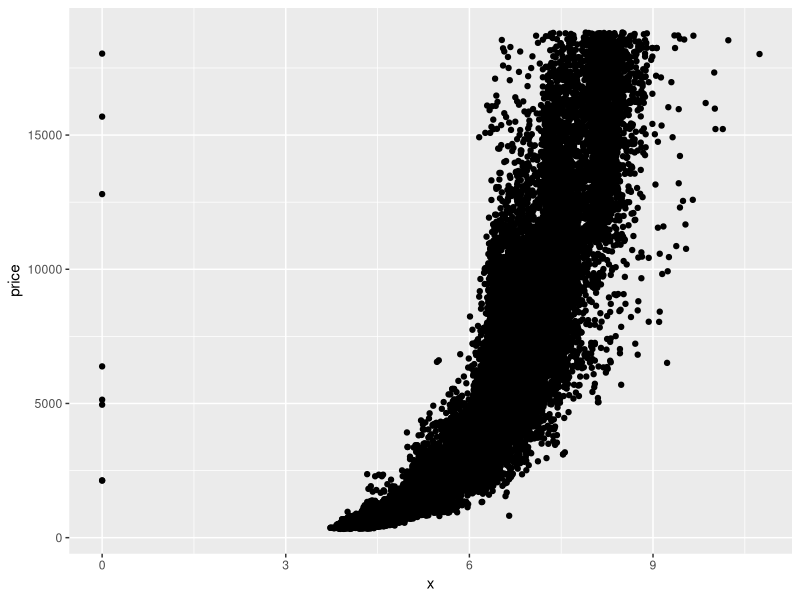
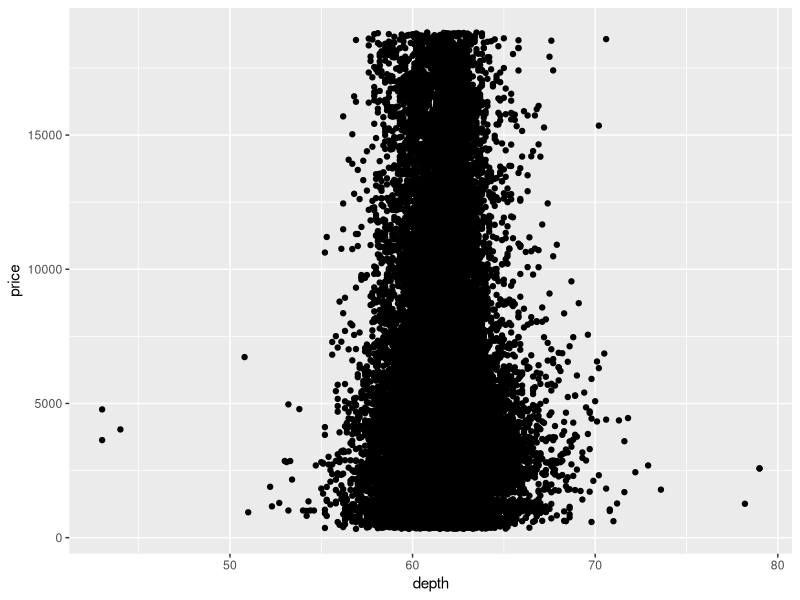
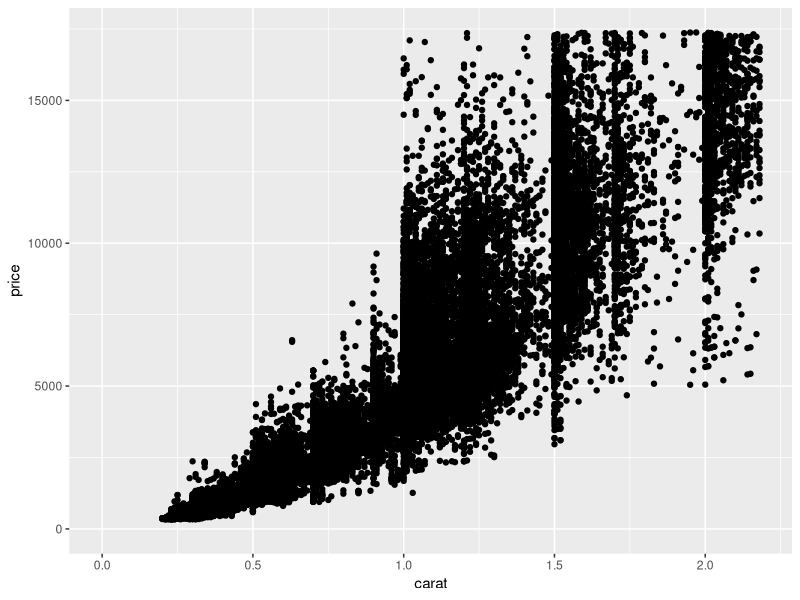
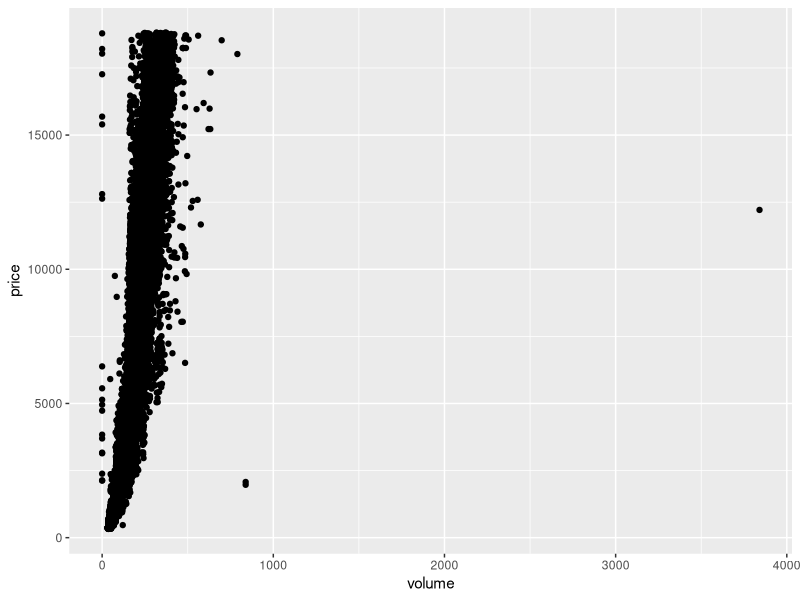
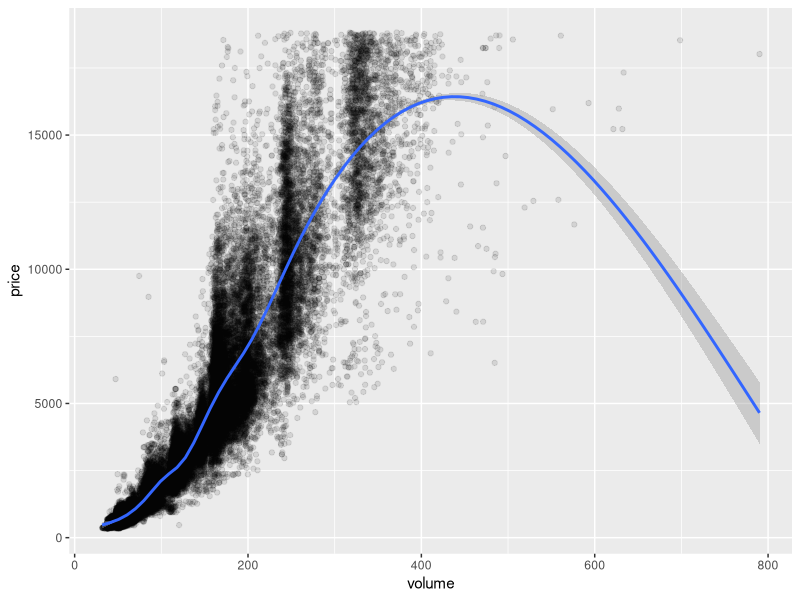

R code for these plots, in order: (Note: this script raises an error after producing the figures.)
library(ggplot2)
library(magrittr)
library(dplyr)
data(diamonds)

# Scatter plot of price vs. x
ggplot(aes(x = x, y = price), data = diamonds) +
    geom_point()

cor(diamonds$price, diamonds$x)
cor(diamonds$price, diamonds$y)
cor(diamonds$price, diamonds$z)

# Scatter plot of price vs. depth
ggplot(aes(x = depth, y = price), data = diamonds) +
    geom_point()

min(diamonds$depth)
max(diamonds$depth)
cor(diamonds$depth, diamonds$price)

# Scatter plot of price vs. carat without top 1% of both values
ggplot(aes(x = carat, y = price), data = diamonds) + 
    geom_point() +
    xlim(0,quantile(diamonds$carat,0.99)) +
    ylim(0,quantile(diamonds$price,0.99))

# Scatter plot of price vs. volume
ggplot(aes(x = (x*y*z), y = price), data = diamonds) + 
    geom_point() +
    xlab("volume")

diamonds %<>% mutate(volume = x*y*z)
with(diamonds %>% filter(volume > 0 & volume < 800), cor(price, volume))

# Adjust above to exclude outliers and add linear fit
ggplot(aes(x = volume, y = price), data = diamonds %>% filter(volume > 0 & volume < 800)) +
    geom_point(alpha = 0.1) +
    geom_smooth()

# Create data frame diamondsByClarity
# suppressMessages(library(ggplot2))
# suppressMessages(library(dplyr))
# data(diamonds)

diamondsByClarity <- diamonds %>%
    group_by(clarity) %>%
    summarise(mean_price = mean(price),
                median_price = median(price),
                min_price = min(price),
                max_price = max(price),
                n = n())

# Create bar plots
diamonds_by_clarity <- diamonds %>% group_by(clarity) %>% summarise(mean_price = mean(price))

diamonds_by_color <- diamonds %>% group_by(color) %>% summarise(mean_price = mean(price))

p1 <- ggplot(aes(x = clarity, y = mean_price), data = diamonds_by_clarity) +
    geom_bar(position = "dodge", stat = "identity")

p2 <- ggplot(aes(x = color, y = mean_price), data = diamonds_by_color) +
    geom_bar(position = "dodge", stat = "identity")

grid.arrange(p1, p2, ncol=2)

